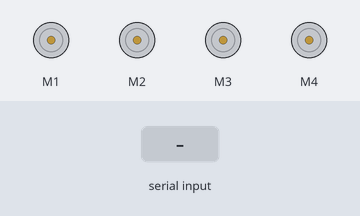
Bench run of a sketch on a simulated Arduino Uno, built with avr-gcc and run on an emulated ATmega328P. Shown: 4 × DC motor (green arrow = forward, orange = backward, longer = faster). Inputs (shaded band) come from the test bench. What the sketch prints to the serial monitor is not drawn.

Above: at 1.2 s.
1.3 s: "W" received over Serial
At 2.1 s:
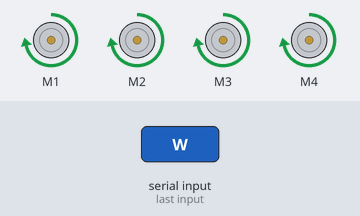
2.8 s: "A" received over Serial
At 3.2 s:
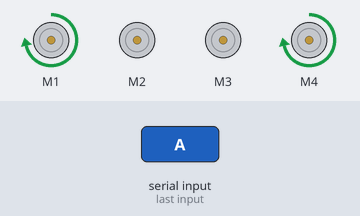
4.3 s: "D" received over Serial
At 5.5 s:
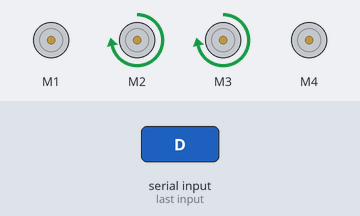
5.8 s: "S" received over Serial
At 6.7 s:
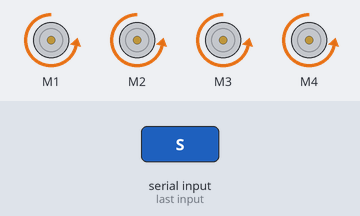
7.3 s: "Q" received over Serial
At 7.8 s:
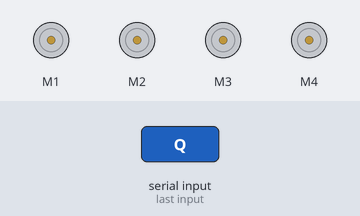
Timing chart, 0 to 9.8 s (numbered marks = the images above; inputs shaded):
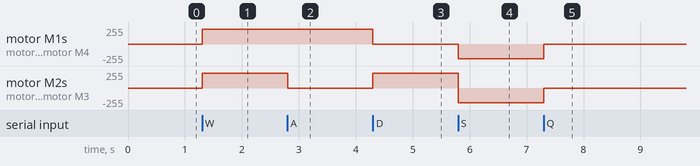

The sketch:

RPi-Arduino_Car.ino
```cpp
#include <AFMotor.h>
#include <Servo.h>

//Dc motor on m1
AF_DCMotor motor1(1);
//Dc motor on m2
AF_DCMotor motor2(2);
//Dc motor on m3
AF_DCMotor motor3(3);
//Dc motor on m4
AF_DCMotor motor4(4);


int order_received=0;
int action;
boolean stop_loop= false;
int motor_speed=220;

void setup()
{

 Serial.begin(9600); // opens serial port, sets data rate to 9600 bps
 Serial.write(order_received);


  //Initialize Speed
  motor1.setSpeed(0);
  motor2.setSpeed(0);
  motor3.setSpeed(0);
  motor4.setSpeed(0);
}

//Move Fowrard
  void move_for()
  {
  motor1.run(FORWARD);
  motor2.run(FORWARD);
  motor3.run(FORWARD);
  motor4.run(FORWARD);

  motor1.setSpeed(motor_speed);
  motor2.setSpeed(motor_speed);
  motor3.setSpeed(motor_speed);
  motor4.setSpeed(motor_speed);
  }

//Turn Left
  void turn_left()
  {
  motor1.run(FORWARD);
  motor2.run(FORWARD);
  motor3.run(FORWARD);
  motor4.run(FORWARD);

  motor1.setSpeed(motor_speed);
  motor2.setSpeed(0);
  motor3.setSpeed(0);
  motor4.setSpeed(motor_speed);
  }
//Turn Right
  void turn_right()
  {
  motor1.run(FORWARD);
  motor2.run(FORWARD);
  motor3.run(FORWARD);
  motor4.run(FORWARD);

  motor1.setSpeed(0);
  motor2.setSpeed(motor_speed);
  motor3.setSpeed(motor_speed);
  motor4.setSpeed(0);
  }
//Stop The Car
  void stop_motors()
  {
  motor1.run(FORWARD);
  motor2.run(FORWARD);
  motor3.run(FORWARD);
  motor4.run(FORWARD);

  motor1.setSpeed(0);
  motor2.setSpeed(0);
  motor3.setSpeed(0);
  motor4.setSpeed(0);
  }
//Move Backwards
  void move_backward()
  {
  motor1.run(BACKWARD);
  motor2.run(BACKWARD);
  motor3.run(BACKWARD);
  motor4.run(BACKWARD);

  motor1.setSpeed(motor_speed);
  motor2.setSpeed(motor_speed);
  motor3.setSpeed(motor_speed);
  motor4.setSpeed(motor_speed);
  }


void recieve(){
  if(Serial.available() > 0)

  order_received=Serial.read();
}

void loop() {

// Read the order sent by the computer
recieve();

      //If serial read = 'W', goes forward.
      if(order_received =='W')
      {
        move_for();
      }
      //If serial read = 'A', turn left
      else if (order_received == 'A')
      {
        turn_left();
      }
      //If serial read = 'D', turn right.
      else if (order_received == 'D')
      {
        turn_right();
      }
      //If serial read = 'D', goes backwards.
      else if (order_received == 'S')
      {
        move_backward();
      }
      //If serial read = 'S', stop the car.
      else if (order_received == 'Q')
      {
        stop_motors();
      }

//
//  if(Serial.available() <= 0)
//  {
//  while(1){
//  stop_motors();
//    }
  }
//}
```

Measured:
- after the input at 1.3 s, motor M1–4: stopped → forward 220/255 at once
- after the input at 2.8 s, motor M2, motor M3: forward 220/255 → stopped at once
- after the input at 4.3 s, motor M1, motor M4: forward 220/255 → stopped at once; motor M2, motor M3: stopped → forward 220/255 at once
- after the input at 5.8 s, motor M1, motor M4: stopped → backward 220/255 at once; motor M2, motor M3: forward 220/255 → backward 220/255 at once
- after the input at 7.3 s, motor M1–4: backward 220/255 → stopped at once
